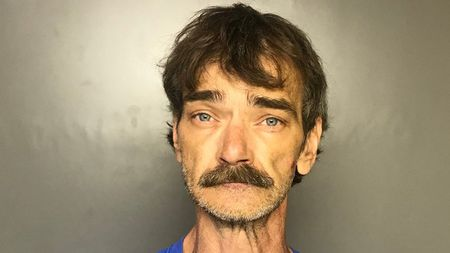
#> input picture ComputerVision-OpenCV/images/man.jpeg, 450 x 253 px
$ python 16.face_detection.py
#> lines starting #> are read from the running program, lines starting #| are printed output that depends on the picture; after the words box and inside, x2 and y2 are one past the last pixel; in counts of white or black regions, pixels touching at a corner belong together
# For face detection we can use HaarCascade which is developed by OpenCV for detecting faces
# Copy Frontal Face HaarCascade from https://github.com/opencv/opencv/blob/master/data/haarcascades/haarcascade_frontalface_default.xml
# to local
from cv2 import cv2 as cv


def detect_face(img, imgname):
    # Convert to Gray Scale
    gray = cv.cvtColor(img, cv.COLOR_BGR2GRAY)

    # Read Haar Cascade
    haar = cv.CascadeClassifier('haar_frontface.xml')

    # Detect Face
    faces_rectangles = haar.detectMultiScale(
        gray, scaleFactor=1.1, minNeighbors=7)

    # Faces is list, and number of faces detected will be length of list
    print(f'{len(faces_rectangles)} faces detected in image')

    # Faces rectangle has image's co-rdinates and we can loop over it to see it on actual image
    if len(faces_rectangles) > 0:
        for x, y, w, h in faces_rectangles:
            cv.rectangle(img, (x, y), (x+w, y+h), (0, 255, 0), 2)

        # Show image with detected face
        cv.imshow(f'Face Detected {imgname}', img)


man = cv.imread('images/man.jpeg')
#> man is the input picture: shape (253, 450, 3); mean B, G, R 111.6, 139.9, 156
lady = cv.imread('images/lady.jpg')
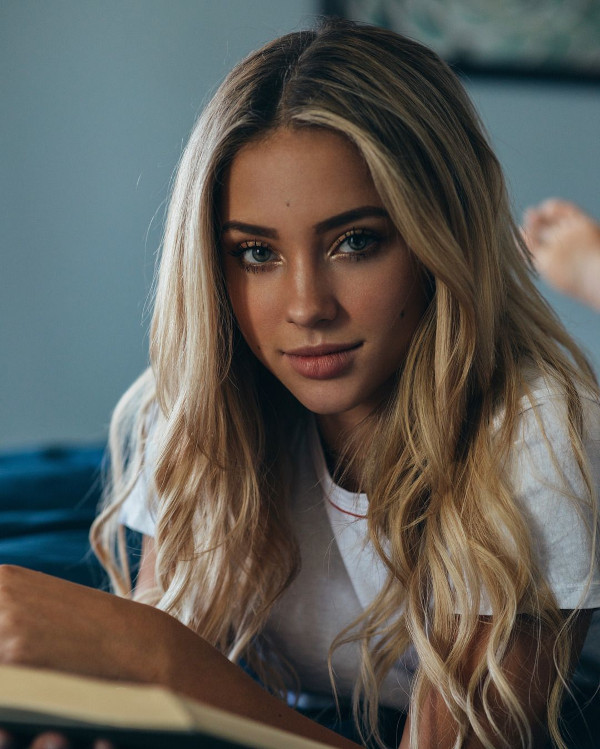
#> input picture ComputerVision-OpenCV/images/lady.jpg, 600 x 749 px
#> lady is the input picture: shape (749, 600, 3); mean B, G, R 86.8, 92.7, 95
people = cv.imread('images/people.jpg')
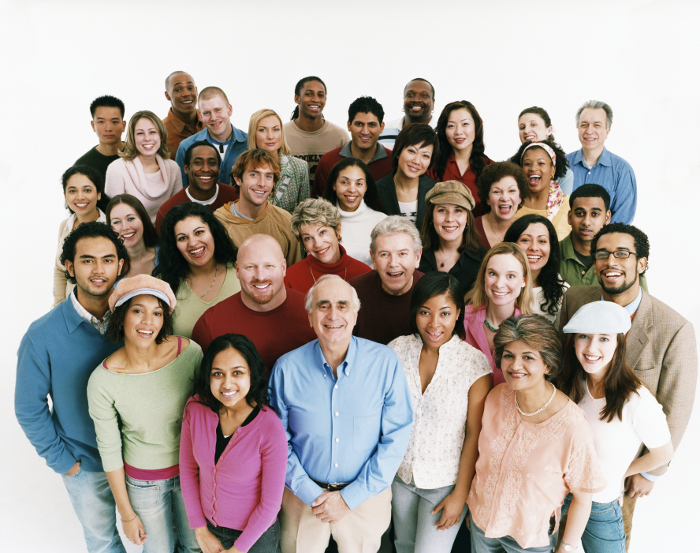
#> input picture ComputerVision-OpenCV/images/people.jpg, 700 x 553 px
#> people is the input picture: shape (553, 700, 3); mean B, G, R 161.2, 167.2, 177.2

#detect_face(man, 'man')
#detect_face(lady, 'lady')
detect_face(people, 'people')
#> in detect_face, `gray = cv.cvtColor(img, cv.COLOR_BGR2GRAY)`:
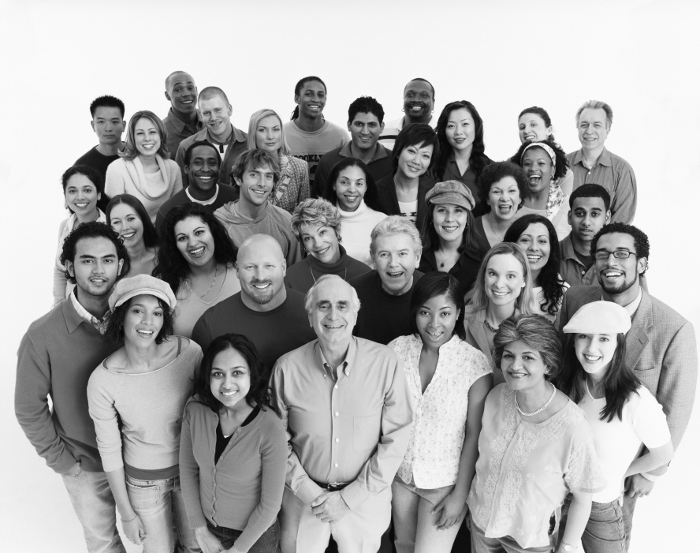
#> gray: shape (553, 700); min 4, max 255, mean 169.5
#> in detect_face, `faces_rectangles = haar.detectMultiScale( gray, scaleFactor=1.1, minNe..`: faces_rectangles = 29 rows, first 6: [299, 81, 32, 32], [254, 117, 33, 33], [130, 120, 33, 33], [517, 150, 36, 36], [91, 107, 36, 36], [348, 112, 34, 34]
#| 29 faces detected in image
#> the loop in detect_face, `for x, y, w, h in faces_rectangles:` made 29 passes
#> (x, y, w, h) on passes 1 to 12: (299, 81, 32, 32), (254, 117, 33, 33), (130, 120, 33, 33), (517, 150, 36, 36), (91, 107, 36, 36), (348, 112, 34, 34), (186, 148, 38, 38), (244, 161, 37, 37), (333, 168, 39, 39), (486, 177, 37, 37), (69, 238, 58, 58), (58, 173, 45, 45)
#> after the loop in detect_face, `for x, y, w, h in faces_rectangles:`:
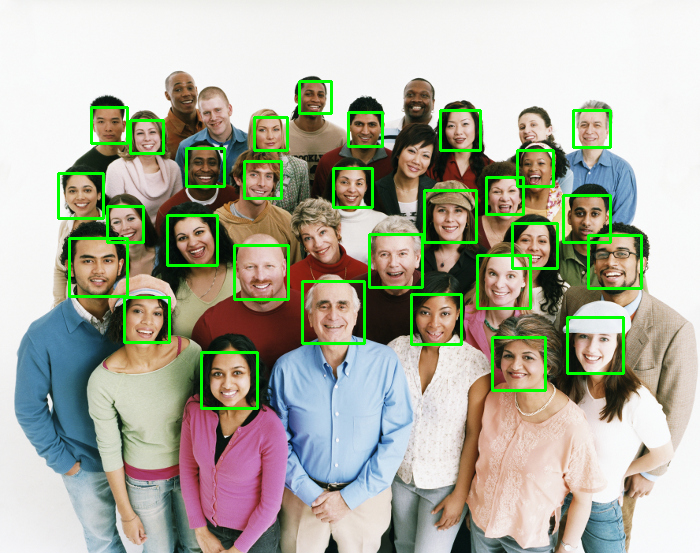
#> img: shape (553, 700, 3); 3.98% of pixels changed, all inside (x1, y1, x2, y2) = (57, 80, 643, 410)

cv.waitKey(0)
